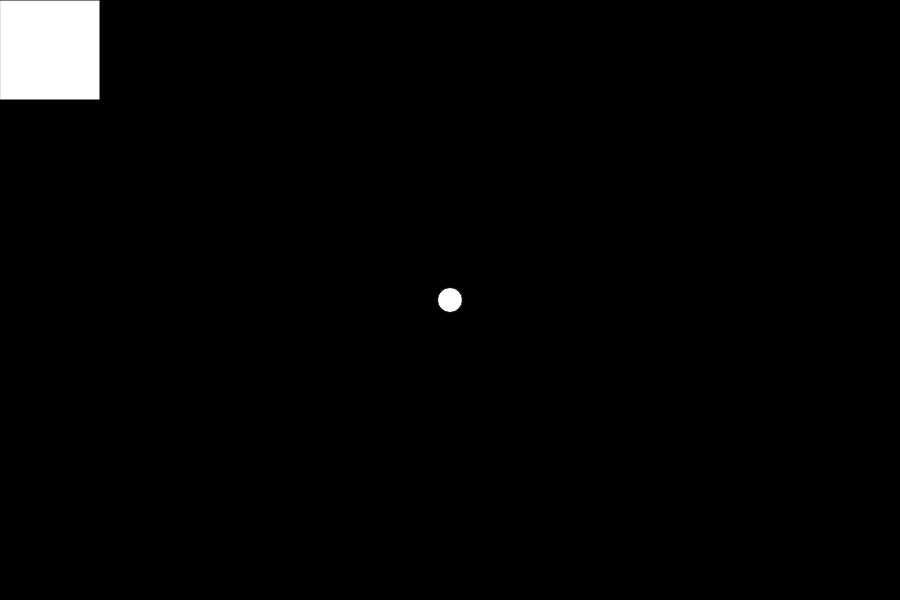
Frame 1 (no input)
Frame 60 (no input): identical to frame 1, image omitted
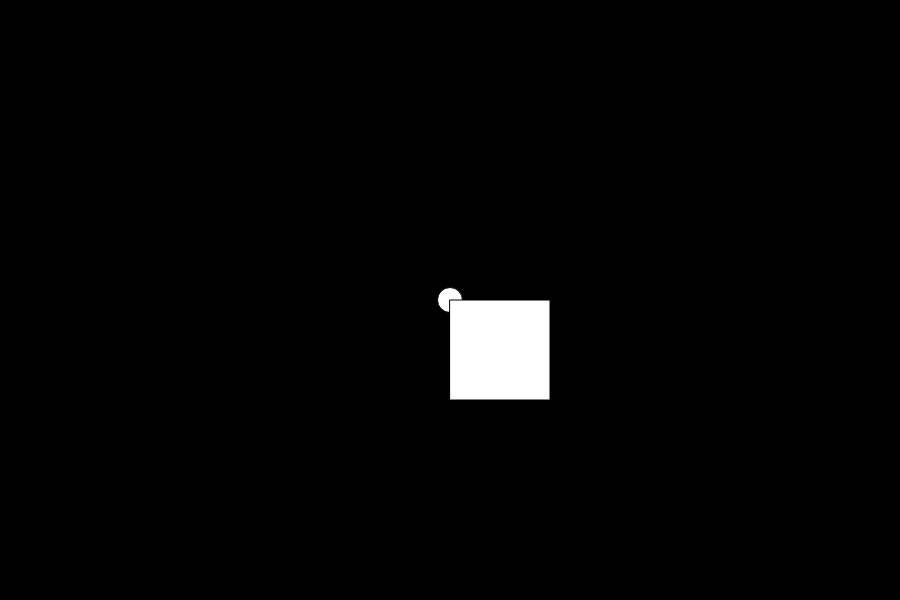
Frame 120 (the mouse pressed at the canvas centre since frame 60)

The p5.js sketch that drew these frames (run headless with seeded random() and noise() and a simulated clock; from frame 60 on, the mouse is pressed at the canvas centre):

// p5.js sketch
// ── sketch.js
function setup() {
    createCanvas(900, 600);
    background(0);
}

function draw() {
    background(0);
    fill(255);
    ellipse(width / 2, height / 2, 25, 25);
    rect(mouseX, mouseY, 100, 100);
}
